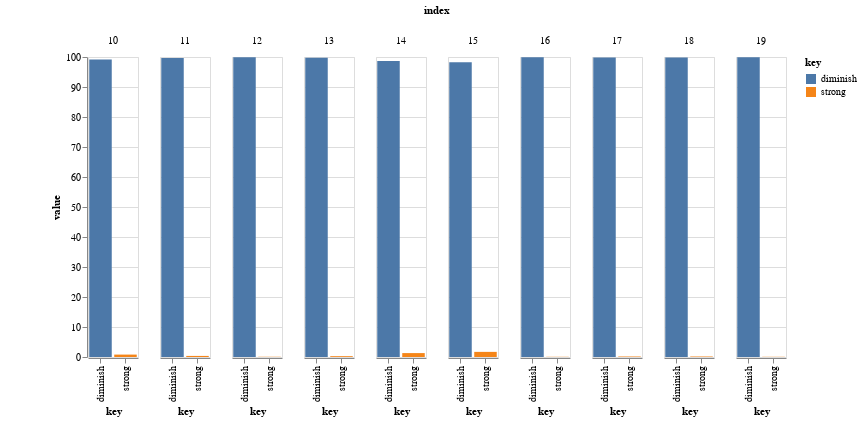

Write notebook code for a chart like this one.
### Markdown cell above
# Test Sentences Here
### **Note**: Click Play to Predict next 10 emails

### Code cell
####################################################################################################################
                       ## Remove this later
import pandas as pd
import altair as alt
import numpy as np
text= df['content']
text= text[startIndex:endIndex]
prob_Of_Each_Class = pipeline.predict_proba(text)
X = np.arange(startIndex,endIndex)
y_strong= prob_Of_Each_Class[:,1]*100
y_diminishing=prob_Of_Each_Class[:,0]*100    

dfTest = pd.DataFrame(columns=('index', 'strong', 'diminish','sentence'))
dfTest['index']=X 
dfTest['strong']=y_strong 
dfTest['diminish']=y_diminishing
dfTest['sentence']=list(text)
gp_chart = (
  alt.Chart(dfTest,width=50 ,padding={"left": 50, "top": 5, "right": 5, "bottom": 5} )
    .transform_fold(["diminish", "strong"], as_=["key", "value"])
    .mark_bar()  # size=50
    .encode(
        x="key:N",
        y="value:Q",
        color="key:N",
        column="index",
        tooltip="sentence"
    )   # .interactive() 
)

startIndex= startIndex+collectionSize
endIndex=startIndex+collectionSize
gp_chart.display()
# predict the label using the pipeline
for row in text.index:
    print(row, " "+text[row])
                               ## Remove this later
####################################################################################################################

### Figure 1 — Vega-Lite specification as saved in the notebook (floating-point values rounded to 4 significant figures)
{"config": {"view": {"continuousWidth": 400, "continuousHeight": 300}}, "data": {"name": "data-9e37b2c433c89cb26425ca073c2e8c2e"}, "mark": "bar", "encoding": {"color": {"type": "nominal", "field": "key"}, "column": {"type": "quantitative", "field": "index"}, "tooltip": {"type": "nominal", "field": "sentence"}, "x": {"type": "nominal", "field": "key"}, "y": {"type": "quantitative", "field": "value"}}, "padding": {"left": 50, "top": 5, "right": 5, "bottom": 5}, "transform": [{"fold": ["diminish", "strong"], "as": ["key", "value"]}], "width": 50, "$schema": "https://vega.github.io/schema/vega-lite/v4.8.1.json", "datasets": {"data-9e37b2c433c89cb26425ca073c2e8c2e": [{"index": 10, "strong": 0.8036, "diminish": 99.2, "sentence": "Mr. Buckner, For delivered gas behind San Diego, Enron Energy Services is the appropriate Enron entity. I have forwarded your request to Zarin Imam at EES. Her phone number is 713-853-7107. Phillip Allen"}, {"index": 11, "strong": 0.3609, "diminish": 99.64, "sentence": "Lucy, Here are the rentrolls: Open them and save in the rentroll folder. Follow these steps so you don't misplace these files. 1. Click on Save As 2. Click on the drop down triangle under Save in: 3. Click on the (C): drive 4. Click on the appropriate folder 5. Click on Save: Phillip"}, {"index": 12, "strong": 0.07808, "diminish": 99.92, "sentence": "---------------------- Forwarded by Phillip K Allen/HOU/ECT on 10/09/2000 02:16 PM --------------------------- Richard Burchfield 10/06/2000 06:59 AM To: Phillip K Allen/HOU/ECT@ECT cc: Beth Perlman/HOU/ECT@ECT Subject: Consolidated positions: Issues & To Do list Phillip, Below is the issues & to do list as we go forward with documenting the requirements for consolidated physical/financial positions and transport trade capture. What we need to focus on is the first bullet in Allan's list; the need for a single set of requirements. Although the meeting with Keith, on Wednesday, was informative the solution of creating a infinitely dynamic consolidated position screen, will be extremely difficult and time consuming. Throughout the meeting on Wednesday, Keith alluded to the inability to get consensus amongst the traders on the presentation of the consolidated position, so the solution was to make it so that a trader can arrange the position screen to their liking (much like Excel). What needs to happen on Monday from 3 - 5 is a effort to design a desired layout for the consolidated position screen, this is critical. This does not exclude building a capability to create a more flexible position presentation for the future, but in order to create a plan that can be measured we need firm requirements. Also, to reiterate that the goals of this project is a project plan on consolidate physical/financial positions and transport trade capture. The other issues that have been raised will be capture as projects on to themselves, and will need to be prioritised as efforts outside of this project. I have been involved in most of the meetings and the discussions have been good. I believe there has been good communication between the teams, but now we need to have focus on the objectives we set out to solve. Richard ---------------------- Forwarded by Richard Burchfield/HOU/ECT on 10/06/2000 08:34 AM --------------------------- Allan Severude 10/05/2000 06:03 PM To: Richard Burchfield/HOU/ECT@ECT cc: Peggy Alix/HOU/ECT@ECT, Russ Severson/HOU/ECT@ECT, Scott Mills/HOU/ECT@ECT, Kenny Ha/HOU/ECT@ECT Subject: Consolidated positions: Issues & To Do list From our initial set of meetings with the traders regarding consolidated positions, I think we still have the following issues: We don't have a single point of contact from the trading group. We've had three meetings which brought out very different issues from different traders. We really need a single point of contact to help drive the trader requirements and help come to a consensus regarding the requirements. We're getting hit with a lot of different requests, many of which appear to be outside the scope of position consolidation. Things left to do: I think it may be useful to try to formulate a high level project goal to make it as clear as possible what we're trying to accomplish with this project. It'll help determine which requests fall under the project scope. Go through the list of requests to determine which are in scope for this project and which fall out of scope. For those in scope, work to define relative importance (priority) of each and work with traders to define the exact requirements of each. Define the desired lay out of the position manager screen: main view and all drill downs. Use the above to formulate a project plan. Things requested thus far (no particular order): Inclusion of Sitara physical deals into the TDS position manager and deal ticker. Customized rows and columns in the position manager (ad hoc rows/columns that add up existing position manager rows/columns). New drill down in the position manager to break out positions by: physical, transport, swaps, options, ... Addition of a curve tab to the position manager to show the real-time values of all curves on which the desk has a position. Ability to split the current position grid to allow daily positions to be shown directly above monthly positions. Each grouped column in the top grid would be tied to a grouped column in the bottom grid. Ability to properly show curve shift for float-for-float deals; determine the appropriate positions to show for each: Gas Daily for monthly index, Physical gas for Nymex, Physical gas for Inside Ferc, Physical gas for Mid market. Ability for TDS to pull valuation results based on a TDS flag instead of using official valuations. Position and P&L aggregation across all gas desks. Ability to include the Gas Price book into TDS: Inclusion of spread options in our systems. Ability to handle volatility skew and correlations. Ability to revalue all options incrementally throughout the trading day. Approximate delta changes between valuations using instantaneous gamma or a gamma grid. Valuation of Gas Daily options. A new position screen for options (months x strike x delta). TBD. Inclusion of positions for exotic options currently managed in spreadsheets. Ability to isolate the position change due to changed deals in the position manager. Ability to view change deal P&L in the TDS deal ticker. Show new deal terms, prior deal terms, and net P&L affect of the change. Eliminate change deals with no economic impact from the TDS deal ticker. Position drill down in the position manager to isolate the impact of individual deals on the position total in a grid cell. Benchmark positions in TDS. Deployment of TDS in Canada. Currency and volume uom conversions. Implicit and explicit position break out issues. -- Allan. PS: Colleen is setting up a meeting tomorrow to discuss the direction for transport. Hopefully we'll know much better where that part stands at that point."}, {"index": 13, "strong": 0.2721, "diminish": 99.73, "sentence": "---------------------- Forwarded by Phillip K Allen/HOU/ECT on 10/09/2000 02:00 PM --------------------------- Richard Burchfield 10/06/2000 06:59 AM To: Phillip K Allen/HOU/ECT@ECT cc: Beth Perlman/HOU/ECT@ECT Subject: Consolidated positions: Issues & To Do list Phillip, Below is the issues & to do list as we go forward with documenting the requirements for consolidated physical/financial positions and transport trade capture. What we need to focus on is the first bullet in Allan's list; the need for a single set of requirements. Although the meeting with Keith, on Wednesday, was informative the solution of creating a infinitely dynamic consolidated position screen, will be extremely difficult and time consuming. Throughout the meeting on Wednesday, Keith alluded to the inability to get consensus amongst the traders on the presentation of the consolidated position, so the solution was to make it so that a trader can arrange the position screen to their liking (much like Excel). What needs to happen on Monday from 3 - 5 is a effort to design a desired layout for the consolidated position screen, this is critical. This does not exclude building a capability to create a more flexible position presentation for the future, but in order to create a plan that can be measured we need firm requirements. Also, to reiterate that the goals of this project is a project plan on consolidate physical/financial positions and transport trade capture. The other issues that have been raised will be capture as projects on to themselves, and will need to be prioritised as efforts outside of this project. I have been involved in most of the meetings and the discussions have been good. I believe there has been good communication between the teams, but now we need to have focus on the objectives we set out to solve. Richard ---------------------- Forwarded by Richard Burchfield/HOU/ECT on 10/06/2000 08:34 AM --------------------------- Allan Severude 10/05/2000 06:03 PM To: Richard Burchfield/HOU/ECT@ECT cc: Peggy Alix/HOU/ECT@ECT, Russ Severson/HOU/ECT@ECT, Scott Mills/HOU/ECT@ECT, Kenny Ha/HOU/ECT@ECT Subject: Consolidated positions: Issues & To Do list From our initial set of meetings with the traders regarding consolidated positions, I think we still have the following issues: We don't have a single point of contact from the trading group. We've had three meetings which brought out very different issues from different traders. We really need a single point of contact to help drive the trader requirements and help come to a consensus regarding the requirements. We're getting hit with a lot of different requests, many of which appear to be outside the scope of position consolidation. Things left to do: I think it may be useful to try to formulate a high level project goal to make it as clear as possible what we're trying to accomplish with this project. It'll help determine which requests fall under the project scope. Go through the list of requests to determine which are in scope for this project and which fall out of scope. For those in scope, work to define relative importance (priority) of each and work with traders to define the exact requirements of each. Define the desired lay out of the position manager screen: main view and all drill downs. Use the above to formulate a project plan. Things requested thus far (no particular order): Inclusion of Sitara physical deals into the TDS position manager and deal ticker. Customized rows and columns in the position manager (ad hoc rows/columns that add up existing position manager rows/columns). New drill down in the position manager to break out positions by: physical, transport, swaps, options, ... Addition of a curve tab to the position manager to show the real-time values of all curves on which the desk has a position. Ability to split the current position grid to allow daily positions to be shown directly above monthly positions. Each grouped column in the top grid would be tied to a grouped column in the bottom grid. Ability to properly show curve shift for float-for-float deals; determine the appropriate positions to show for each: Gas Daily for monthly index, Physical gas for Nymex, Physical gas for Inside Ferc, Physical gas for Mid market. Ability for TDS to pull valuation results based on a TDS flag instead of using official valuations. Position and P&L aggregation across all gas desks. Ability to include the Gas Price book into TDS: Inclusion of spread options in our systems. Ability to handle volatility skew and correlations. Ability to revalue all options incrementally throughout the trading day. Approximate delta changes between valuations using instantaneous gamma or a gamma grid. Valuation of Gas Daily options. A new position screen for options (months x strike x delta). TBD. Inclusion of positions for exotic options currently managed in spreadsheets. Ability to isolate the position change due to changed deals in the position manager. Ability to view change deal P&L in the TDS deal ticker. Show new deal terms, prior deal terms, and net P&L affect of the change. Eliminate change deals with no economic impact from the TDS deal ticker. Position drill down in the position manager to isolate the impact of individual deals on the position total in a grid cell. Benchmark positions in TDS. Deployment of TDS in Canada. Currency and volume uom conversions. Implicit and explicit position break out issues. -- Allan. PS: Colleen is setting up a meeting tomorrow to discuss the direction for transport. Hopefully we'll know much better where that part stands at that point."}, {"index": 14, "strong": 1.304, "diminish": 98.7, "sentence": "Dave, Here are the names of the west desk members by category. The origination side is very sparse. Phillip"}, {"index": 15, "strong": 1.71, "diminish": 98.29, "sentence": "Paula, 35 million is fine Phillip"}, {"index": 16, "strong": 0.06648, "diminish": 99.93, "sentence": "---------------------- Forwarded by Phillip K Allen/HOU/ECT on 10/04/2000 04:23 PM --------------------------- Enron North America Corp. From: Airam Arteaga 10/04/2000 12:23 PM To: Phillip K Allen/HOU/ECT@ECT, Thomas A Martin/HOU/ECT@ECT, Scott Neal/HOU/ECT@ECT, John Arnold/HOU/ECT@ECT, Grant Masson/HOU/ECT@ECT, Ted Murphy/HOU/ECT@ECT, Vladimir Gorny/HOU/ECT@ECT, Frank Hayden/Corp/Enron@Enron cc: Rita Hennessy/NA/Enron@Enron, Ina Rangel/HOU/ECT@ECT, Laura Harder/Corp/Enron@Enron, Kimberly Brown/HOU/ECT@ECT, Araceli Romero/NA/Enron@Enron, Kimberly Hillis/HOU/ECT@ect Subject: Var, Reporting and Resources Meeting Please plan to attend the below Meeting: Topic: Var, Reporting and Resources Meeting Date: Wednesday, October 11th Time: 2:30 - 3:30 Location: EB30C1 If you have any questions/conflicts, please feel free to call me. Thanks, Rain x.31560"}, {"index": 17, "strong": 0.1657, "diminish": 99.83, "sentence": "Tim, mike grigsby is having problems with accessing the west power site. Can you please make sure he has an active password. Thank you, Phillip"}, {"index": 18, "strong": 0.1658, "diminish": 99.83, "sentence": "---------------------- Forwarded by Phillip K Allen/HOU/ECT on 10/03/2000 04:30 PM --------------------------- \"George Richards\" <cbpres@austin.rr.com> on 10/03/2000 06:35:56 AM Please respond to <cbpres@austin.rr.com> To: \"Phillip Allen\" <pallen@enron.com> cc: \"Larry Lewter\" <retwell@mail.sanmarcos.net> Subject: Westgate Westgate Enclosed are demographics on the Westgate site from Investor's Alliance. Investor's Alliance says that these demographics are similar to the package on San Marcos that you received earlier. If there are any other questions or information requirements, let me know. Then, let me know your interest level in the Westgate project? San Marcos The property across the street from the Sagewood units in San Marcos is for sale and approved for 134 units. The land is selling for $2.50 per square foot as it is one of only two remaining approved multifamily parcels in West San Marcos, which now has a moratorium on development. Several new studies we have looked at show that the rents for our duplexes and for these new units are going to be significantly higher, roughly $1.25 per square foot if leased for the entire unit on a 12-month lease and $1.30-$1.40 psf if leased on a 12-month term, but by individual room. This property will have the best location for student housing of all new projects, just as the duplexes do now. If this project is of serious interest to you, please let me know as there is a very, very short window of opportunity. The equity requirement is not yet known, but it would be likely to be $300,000 to secure the land. I will know more on this question later today. Sincerely, George W. Richards President, Creekside Builders, LLC - winmail.dat"}, {"index": 19, "strong": 0.06626, "diminish": 99.93, "sentence": "---------------------- Forwarded by Phillip K Allen/HOU/ECT on 10/03/2000 04:13 PM --------------------------- Nancy Hall@ENRON 10/02/2000 06:42 AM To: Mark Whitt/NA/Enron@Enron, Phillip K Allen/HOU/ECT@ECT, Paul T Lucci/NA/Enron@Enron, Paul Bieniawski/Corp/Enron@ENRON, Tyrell Harrison/NA/Enron@Enron cc: Jean Mrha/NA/Enron@Enron, Ina Rangel/HOU/ECT@ECT, Monica Jackson/Corp/Enron@ENRON Subject: Meeting re: Storage Strategies in the West There will be a meeting on Tuesday, Oct. 10th at 4:00pm in EB3270 regarding Storage Strategies in the West. Please mark your calendars. Thank you! Regards, Nancy Hall ENA Denver office 303-575-6490"}]}}
